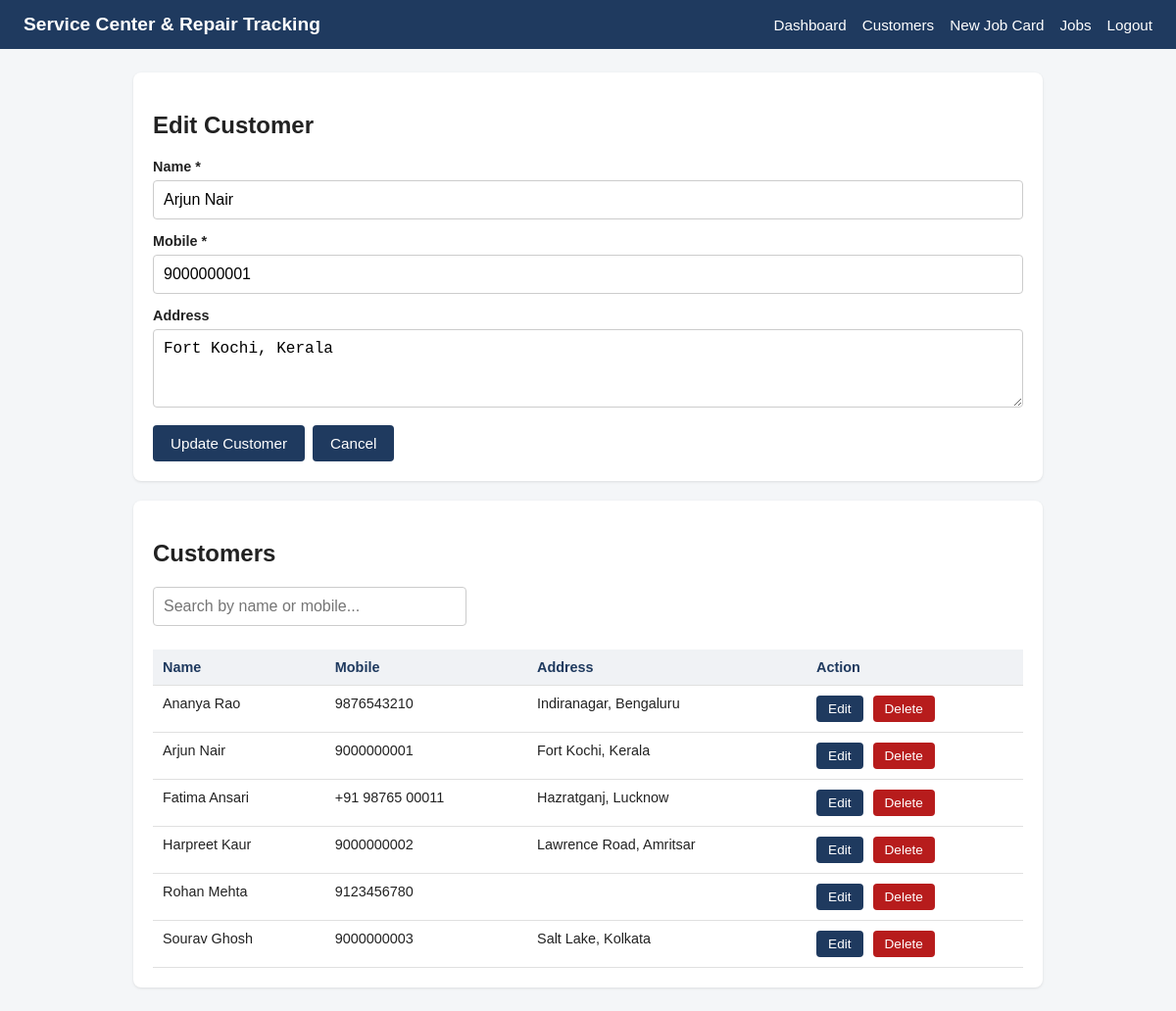
The app's page /customers.php?edit=4 (signed in) with its own data.
### tables this page shows
CREATE TABLE IF NOT EXISTS customers (
    id INT AUTO_INCREMENT PRIMARY KEY,
    name VARCHAR(100) NOT NULL,
    mobile VARCHAR(20) NOT NULL,
    address VARCHAR(255) NULL
);

### includes/customer_rows.php (the view, shortened to what this page needs)
<?php
if (empty($customers)):
?>
<?php
else:
    foreach ($customers as $c):
?>
    <tr>
        <td data-label="Name"><?= htmlspecialchars($c['name']) ?></td>
        <td data-label="Mobile"><?= htmlspecialchars($c['mobile']) ?></td>
        <td data-label="Address"><?= htmlspecialchars($c['address'] ?? '') ?></td>
        <td>
            <a href="customers.php?edit=<?= (int) $c['id'] ?>" class="btn">Edit</a>
            <form method="POST" action="customers.php" class="inline-form"
                  onsubmit="return confirm('Delete <?= htmlspecialchars(addslashes($c['name'])) ?>? This cannot be undone.');">
                <button type="submit" class="btn btn-danger">Delete</button>
            </form>
        </td>
    </tr>
<?php
    endforeach;
endif;

### customers.php (shortened to what this page needs)
<?php
require 'config/db.php';
$editId       = isset($_GET['edit']) ? (int) $_GET['edit'] : 0;
$editCustomer = null;
if ($editId > 0) {
    $stmt = $pdo->prepare('SELECT id, name, mobile, address FROM customers WHERE id = ?');
    $stmt->execute([$editId]);
    $editCustomer = $stmt->fetch();
}
$formHeading = 'Add Customer';
if ($editId > 0) {
    $formHeading = 'Edit Customer';
} elseif (isset($_GET['saved']) || isset($_GET['deleted'])) {
    $formHeading = 'Customer Form';
}
$customers = $pdo->query('SELECT id, name, mobile, address FROM customers ORDER BY name ASC')->fetchAll();
require 'includes/header.php';
?>
<div class="card">
    <h2><?= htmlspecialchars($formHeading) ?></h2>
    <form method="POST" action="customers.php" id="customerForm">
        <label for="name">Name *</label>
        <input type="text" id="name" name="name" required maxlength="100"
               value="<?= htmlspecialchars($editCustomer['name'] ?? '') ?>">
        <label for="mobile">Mobile *</label>
        <input type="text" id="mobile" name="mobile" required
               pattern="[0-9+\-\s]{7,20}" title="Enter a valid mobile number"
               value="<?= htmlspecialchars($editCustomer['mobile'] ?? '') ?>">
        <label for="address">Address</label>
        <textarea id="address" name="address" rows="2" maxlength="255"><?= htmlspecialchars($editCustomer['address'] ?? '') ?></textarea>
        <div class="form-actions">
            <button type="submit"><?= $editId > 0 ? 'Update Customer' : 'Add Customer' ?></button>
            <?php if ($editId > 0): ?>
                <a href="customers.php" class="btn">Cancel</a>
            <?php endif; ?>
        </div>
    </form>
</div>
<div class="card">
    <h2>Customers</h2>
    <input type="text" id="customerSearch" placeholder="Search by name or mobile..." autocomplete="off">
    <div class="table-wrap">
    <table class="data-table stack-table" id="customerTable">
        <thead>
            <tr>
                <th>Name</th>
                <th>Mobile</th>
                <th>Address</th>
                <th>Action</th>
            </tr>
        </thead>
        <tbody id="customerTableBody">
            <?php include 'includes/customer_rows.php'; ?>
        </tbody>
    </table>
    </div>
</div>
<?php require 'includes/footer.php'; ?>

### assets/css/style.css (style rules this page uses)
* { box-sizing: border-box; }
body { margin: 0; font-family: Arial, Helvetica, sans-serif; background: #f4f6f8; color: #222; }
.card { background: #fff; border-radius: 8px; padding: 20px; box-shadow: 0 1px 3px rgba(0,0,0,0.1); margin-bottom: 20px; }
label { display: block; margin-bottom: 6px; font-weight: bold; font-size: 0.9rem; }
input[type="text"], input[type="password"], input[type="number"], select, textarea { width: 100%; padding: 10px; margin-bottom: 14px; border: 1px solid #ccc; border-radius: 4px; font-size: 1rem; }
textarea { resize: vertical; min-height: 80px; }
button, .btn { background: #1f3a5f; color: #fff; border: none; padding: 10px 18px; border-radius: 4px; cursor: pointer; font-size: 0.95rem; text-decoration: none; display: inline-block; }
#customerSearch, #jobSearch { max-width: 320px; }
.data-table { width: 100%; border-collapse: collapse; margin-top: 10px; }
.data-table th, .data-table td { text-align: left; padding: 10px; border-bottom: 1px solid #e0e0e0; font-size: 0.9rem; }
.data-table th { background: #f0f2f5; color: #1f3a5f; }
.data-table td { vertical-align: top; overflow-wrap: break-word; }
.table-wrap { overflow-x: auto; -webkit-overflow-scrolling: touch; }
#customerTable td:last-child, #jobTable td:last-child { white-space: nowrap; }
.data-table .btn { padding: 6px 12px; font-size: 0.85rem; }
.inline-form { display: inline-block; margin: 0 0 0 6px; }
.btn-danger { background: #b71c1c; }
.form-actions, .btn-row { display: flex; flex-wrap: wrap; gap: 8px; }

### records on screen
customers: name "Arjun Nair", mobile "9000000001", address "Fort Kochi, Kerala"
customers: name "Ananya Rao", mobile "9876543210", address "Indiranagar, Bengaluru"
customers: name "Fatima Ansari", mobile "+91 98765 00011", address "Hazratganj, Lucknow"
customers: name "Harpreet Kaur", mobile "9000000002", address "Lawrence Road, Amritsar"
customers: name "Rohan Mehta", mobile "9123456780"
customers: name "Sourav Ghosh", mobile "9000000003", address "Salt Lake, Kolkata"

### other values on screen
$formHeading "Edit Customer"
